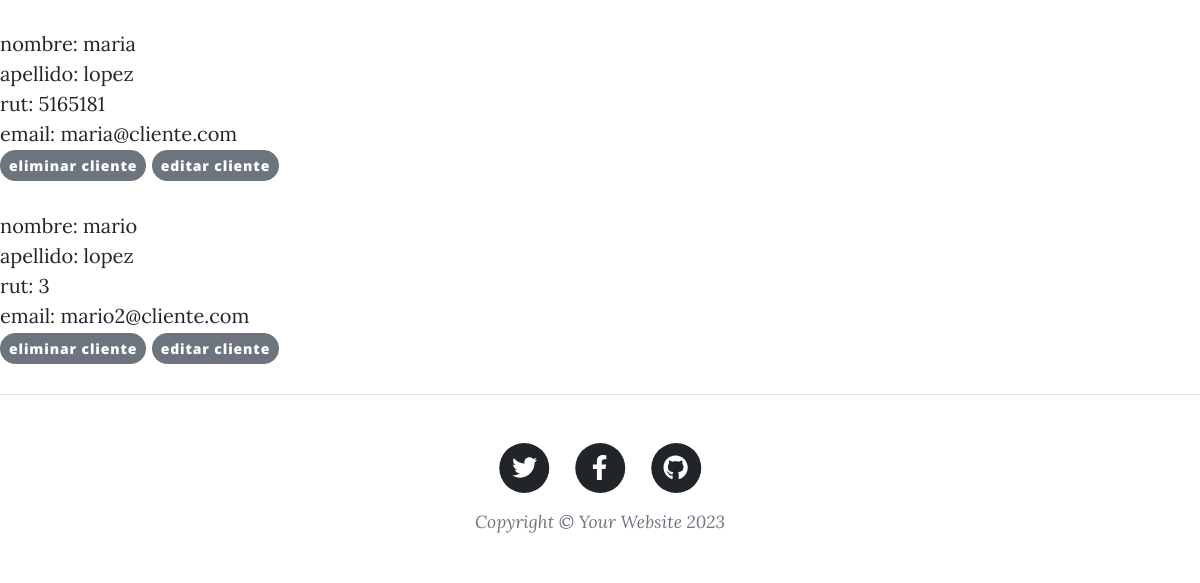
/Aplicacion/cliente (lower part), run on an earlier commit of the app's database.
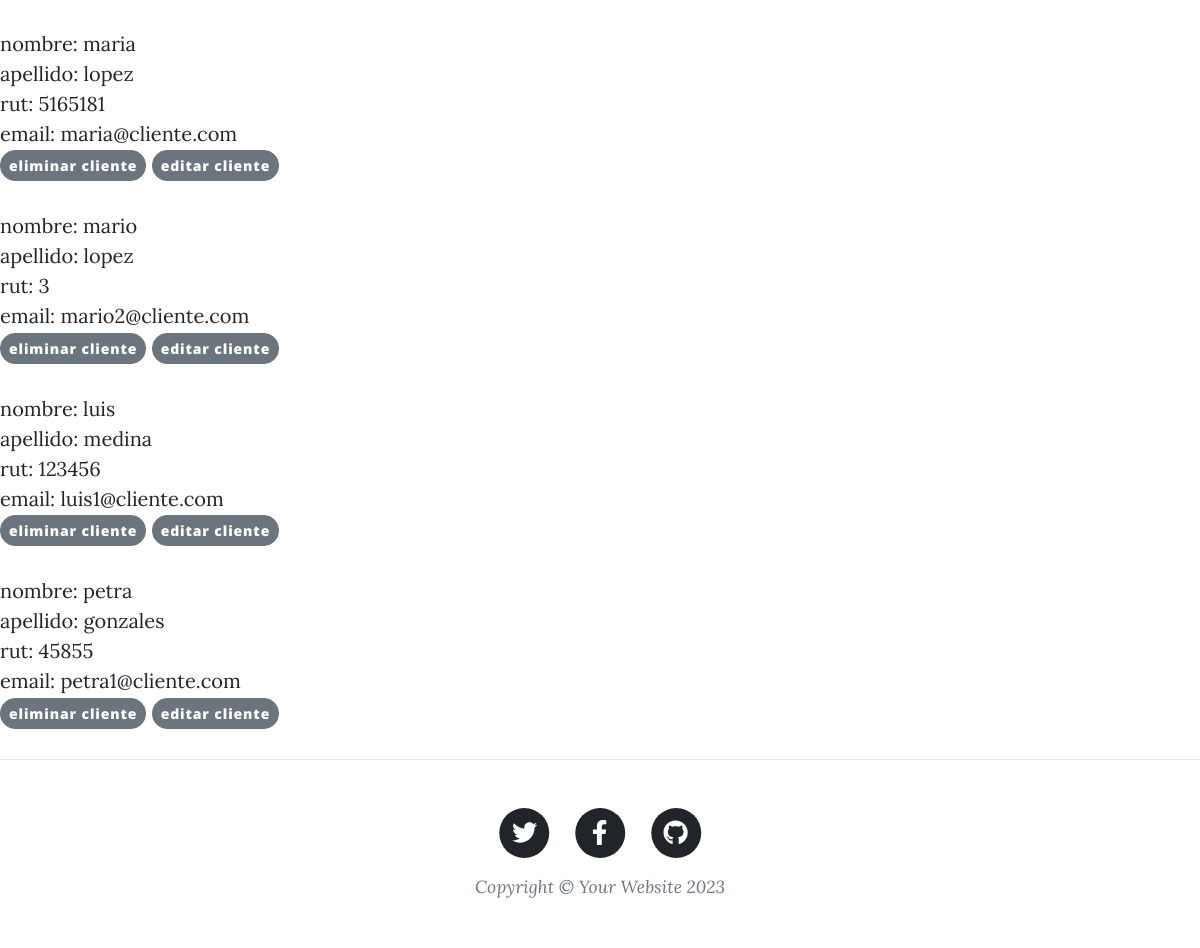
And on a later commit of the database.
### Aplicacion/models.py (models this page shows)
class Cliente(models.Model):
    nombre=models.CharField(max_length=40)
    apellido=models.CharField(max_length=40)
    rut=models.IntegerField()
    email=models.EmailField()

### Aplicacion/views.py (the view)
# urls.py: path('cliente',cliente, name="Cliente"),
def cliente(request):
    todos = Cliente.objects.all()
    return render(request, "Aplicacion/cliente.html",{"cliente": todos})

### Aplicacion/templates/Aplicacion/cliente.html (shortened to what this page needs)
{% extends 'Aplicacion/padre.html' %}
{% block crear_vendedor %}
{% for Cliente in cliente %}
    <li style="list-style: none;">
        nombre: {{Cliente.nombre}} <br> apellido: {{Cliente.apellido}} <br> rut: {{Cliente.rut}} <br> email: {{Cliente.email}} <br>
        <a href="{% url 'borrarCliente' Cliente.nombre %}"><button style="border-radius: 15px;" type="button" class="btn btn-secondary btn-sm" >eliminar cliente</button></a>
        <a href="{% url 'editarCliente' Cliente.nombre %}"><button style="border-radius: 15px;" type="button" class="btn btn-secondary btn-sm" >editar cliente</button></a>
    </li>
    <br>
{% endfor %}
{% endblock %}

What changed in the data, as far as the page shows it:
added Cliente: nombre "luis", apellido "medina", rut "123456", email "luis1@cliente.com"
added Cliente: nombre "petra", apellido "gonzales", rut "45855", email "petra1@cliente.com"
